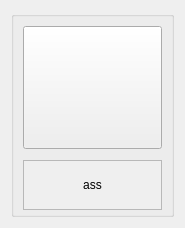
<?xml version="1.0" encoding="UTF-8"?>
<ui version="4.0">
 <class>Form</class>
 <widget class="QWidget" name="Form">
  <property name="geometry">
   <rect>
    <x>0</x>
    <y>0</y>
    <width>185</width>
    <height>228</height>
   </rect>
  </property>
  <property name="windowTitle">
   <string>Form</string>
  </property>
  <layout class="QVBoxLayout" name="verticalLayout">
   <item>
    <widget class="QGroupBox" name="groupBox">
     <property name="title">
      <string/>
     </property>
     <property name="flat">
      <bool>false</bool>
     </property>
     <layout class="QVBoxLayout" name="verticalLayout_2">
      <item>
       <widget class="QPushButton" name="pushButton">
        <property name="enabled">
         <bool>true</bool>
        </property>
        <property name="sizePolicy">
         <sizepolicy hsizetype="MinimumExpanding" vsizetype="MinimumExpanding">
          <horstretch>0</horstretch>
          <verstretch>0</verstretch>
         </sizepolicy>
        </property>
        <property name="text">
         <string/>
        </property>
        <property name="icon">
         <iconset>
          <normaloff>../../../../etc/icons/danger.png</normaloff>../../../../etc/icons/danger.png</iconset>
        </property>
        <property name="iconSize">
         <size>
          <width>128</width>
          <height>128</height>
         </size>
        </property>
       </widget>
      </item>
      <item>
       <widget class="QScrollArea" name="scrollArea">
        <property name="sizePolicy">
         <sizepolicy hsizetype="MinimumExpanding" vsizetype="Fixed">
          <horstretch>0</horstretch>
          <verstretch>0</verstretch>
         </sizepolicy>
        </property>
        <property name="minimumSize">
         <size>
          <width>0</width>
          <height>50</height>
         </size>
        </property>
        <property name="maximumSize">
         <size>
          <width>16777215</width>
          <height>40</height>
         </size>
        </property>
        <property name="sizeAdjustPolicy">
         <enum>QAbstractScrollArea::AdjustToContents</enum>
        </property>
        <property name="widgetResizable">
         <bool>true</bool>
        </property>
        <widget class="QWidget" name="scrollAreaWidgetContents">
         <property name="geometry">
          <rect>
           <x>0</x>
           <y>0</y>
           <width>153</width>
           <height>46</height>
          </rect>
         </property>
         <property name="sizePolicy">
          <sizepolicy hsizetype="Preferred" vsizetype="Preferred">
           <horstretch>0</horstretch>
           <verstretch>0</verstretch>
          </sizepolicy>
         </property>
         <layout class="QVBoxLayout" name="verticalLayout_3">
          <item>
           <widget class="QLabel" name="label">
            <property name="sizePolicy">
             <sizepolicy hsizetype="Minimum" vsizetype="Fixed">
              <horstretch>0</horstretch>
              <verstretch>0</verstretch>
             </sizepolicy>
            </property>
            <property name="text">
             <string>ass</string>
            </property>
            <property name="alignment">
             <set>Qt::AlignCenter</set>
            </property>
            <property name="wordWrap">
             <bool>true</bool>
            </property>
           </widget>
          </item>
         </layout>
        </widget>
       </widget>
      </item>
     </layout>
    </widget>
   </item>
  </layout>
 </widget>
 <resources/>
 <connections/>
</ui>
